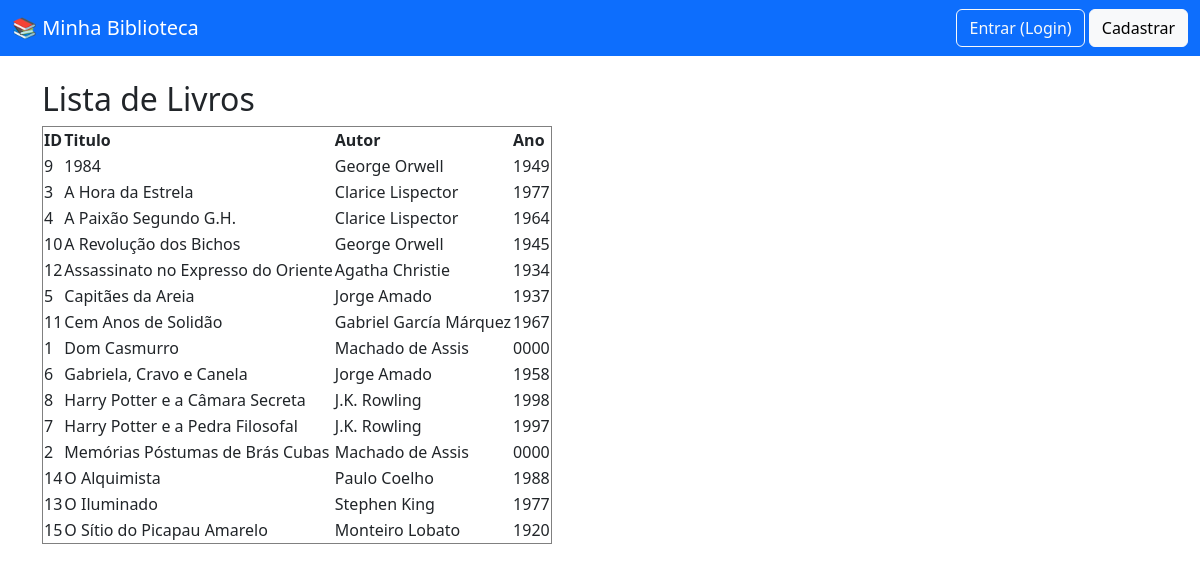
The page /biblioteca/listar_livros_mysqli.php on the database its author committed.
### tables this page shows
CREATE TABLE `livros` (
  `id` int(11) NOT NULL,
  `titulo` varchar(200) NOT NULL,
  `autor_id` int(11) NOT NULL,
  `isbn` varchar(20) DEFAULT NULL,
  `ano_publicacao` year(4) DEFAULT NULL,
  `editora` varchar(100) DEFAULT NULL,
  `numero_paginas` int(11) DEFAULT NULL,
  `quantidade_total` int(11) DEFAULT 1,
  `quantidade_disponivel` int(11) DEFAULT 1,
  `categoria` varchar(50) DEFAULT NULL,
  `localizacao` varchar(50) DEFAULT NULL,
  `created_at` timestamp NOT NULL DEFAULT current_timestamp(),
  `updated_at` timestamp NOT NULL DEFAULT current_timestamp() ON UPDATE current_timestamp()
);

CREATE TABLE `autores` (
  `id` int(11) NOT NULL,
  `nome` varchar(150) NOT NULL,
  `nacionalidade` varchar(50) DEFAULT NULL,
  `data_nascimento` date DEFAULT NULL,
  `biografia` text DEFAULT NULL,
  `created_at` timestamp NOT NULL DEFAULT current_timestamp(),
  `updated_at` timestamp NOT NULL DEFAULT current_timestamp() ON UPDATE current_timestamp()
);

### biblioteca/includes/funcoes.php (called while the page is built, shortened)
<?php
function estaLogado(): bool {
    return isset($_SESSION['usuario_id']);
}

### biblioteca/listar_livros_mysqli.php (the view, shortened to what this page needs)
<!DOCTYPE html>
<html lang="pt-br">
<head>
    <link href="https://cdn.jsdelivr.net/npm/bootstrap@5.3.0/dist/css/bootstrap.min.css" rel="stylesheet">
</head>
<body>
<nav class="navbar navbar-expand-lg navbar-dark bg-primary">
    <div class="container-fluid">
        <a class="navbar-brand" href="index.php">📚 Minha Biblioteca</a>
        <div class="navbar-nav ms-auto align-items-center">
            <?php if (estaLogado()): ?>
                <span class="navbar-text me-3 text-white">
                    Olá, <strong><?= htmlspecialchars(nomeUsuario()) ?></strong>!
                </span>
                <a class="btn btn-outline-light" href="logout.php">Sair (Logout)</a>
            <?php else: ?>
                <a class="btn btn-outline-light" href="login.php">
                    Entrar (Login)
                </a>
                <a class="btn btn-light" href="login_cadastrar.php">
                    Cadastrar
                </a>
            <?php endif; ?>
        </div>
    </div>
</nav>
<div class="container mt-4">
<?php
$sql = "SELECT l.id, l.titulo, a.nome as autor, l.ano_publicacao
        FROM livros l
        INNER JOIN autores a ON l.autor_id = a.id
        ORDER BY l.titulo";
$resultado = mysqli_query($conexao, $sql);
if (mysqli_num_rows($resultado) > 0) {
    echo "<h2>Lista de Livros</h2>";
    echo "<table border='1'>";
    echo "<tr><th>ID</th><th>Titulo</th><th>Autor</th><th>Ano</th></tr>";
    while ($linha = mysqli_fetch_assoc($resultado)) {
        echo "<tr>";
        echo "<td>" . $linha['id'] . "</td>";
        echo "<td>" . $linha['titulo'] . "</td>";
        echo "<td>" . $linha['autor'] . "</td>";
        echo "<td>" . $linha['ano_publicacao'] . "</td>";
        echo "</tr>";
    }
    echo "</table>";
} else {
    echo "Nenhum livro encontrado.";
}
?>

### rows shown on the page
livros: id "9", titulo "1984", autor.nome "George Orwell", ano_publicacao "1949"
livros: id "3", titulo "A Hora da Estrela", autor.nome "Clarice Lispector", ano_publicacao "1977"
livros: id "4", titulo "A Paixão Segundo G.H.", autor.nome "Clarice Lispector", ano_publicacao "1964"
livros: id "10", titulo "A Revolução dos Bichos", autor.nome "George Orwell", ano_publicacao "1945"
livros: id "12", titulo "Assassinato no Expresso do Oriente", autor.nome "Agatha Christie", ano_publicacao "1934"
livros: id "5", titulo "Capitães da Areia", autor.nome "Jorge Amado", ano_publicacao "1937"
livros: id "11", titulo "Cem Anos de Solidão", autor.nome "Gabriel García Márquez", ano_publicacao "1967"
livros: id "1", titulo "Dom Casmurro", autor.nome "Machado de Assis", ano_publicacao "0000"
livros: id "6", titulo "Gabriela, Cravo e Canela", autor.nome "Jorge Amado", ano_publicacao "1958"
livros: id "8", titulo "Harry Potter e a Câmara Secreta", autor.nome "J.K. Rowling", ano_publicacao "1998"
livros: id "7", titulo "Harry Potter e a Pedra Filosofal", autor.nome "J.K. Rowling", ano_publicacao "1997"
livros: id "2", titulo "Memórias Póstumas de Brás Cubas", autor.nome "Machado de Assis", ano_publicacao "0000"
livros: id "14", titulo "O Alquimista", autor.nome "Paulo Coelho", ano_publicacao "1988"
livros: id "13", titulo "O Iluminado", autor.nome "Stephen King", ano_publicacao "1977"
livros: id "15", titulo "O Sítio do Picapau Amarelo", autor.nome "Monteiro Lobato", ano_publicacao "1920"
